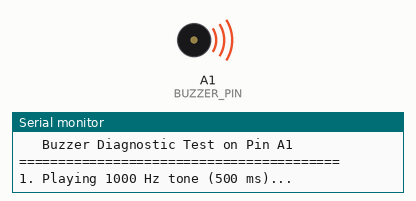
The sketch below on a simulated Arduino Uno, built with avr-gcc and run on an emulated ATmega328P. On the bench: buzzer (waves = sounding), the last lines printed to the serial monitor.

Above: at 0.3 s.
At 3.2 s:
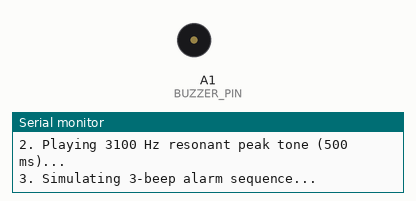
Timing chart, 0 to 5.4 s (numbered marks = the images above):
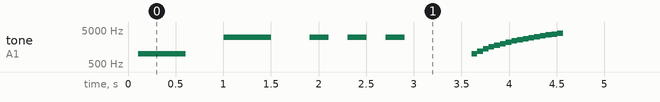

The sketch:

buzzer_test.ino
```cpp
// ==========================================
// STANDALONE BUZZER TEST SKETCH (Pin A1)
// ==========================================

const int BUZZER_PIN = A1;

void setup() {
  Serial.begin(9600);
  pinMode(BUZZER_PIN, OUTPUT);
  Serial.println("=========================================");
  Serial.println("   Buzzer Diagnostic Test on Pin A1      ");
  Serial.println("=========================================");
}

void loop() {
  // Test 1: Standard 1000 Hz tone
  Serial.println("1. Playing 1000 Hz tone (500 ms)...");
  tone(BUZZER_PIN, 1000);
  delay(500);
  noTone(BUZZER_PIN);
  delay(400);

  // Test 2: Louder resonant frequency (3100 Hz)
  Serial.println("2. Playing 3100 Hz resonant peak tone (500 ms)...");
  tone(BUZZER_PIN, 3100);
  delay(500);
  noTone(BUZZER_PIN);
  delay(400);

  // Test 3: 3-Beep Alarm sequence (Simulates timer completion)
  Serial.println("3. Simulating 3-beep alarm sequence...");
  for (int i = 0; i < 3; i++) {
    tone(BUZZER_PIN, 3100);
    delay(200);
    noTone(BUZZER_PIN);
    delay(200);
  }
  delay(500);

  // Test 4: Pitch sweep (Checks passive piezo frequency response)
  Serial.println("4. Sweeping frequencies (1 kHz to 4 kHz)...");
  for (int freq = 1000; freq <= 4000; freq += 200) {
    tone(BUZZER_PIN, freq);
    delay(60);
  }
  noTone(BUZZER_PIN);
  delay(500);

  // Test 5: Direct DC pulse (Tests active buzzers)
  Serial.println("5. Testing direct DC HIGH/LOW pulse...");
  digitalWrite(BUZZER_PIN, HIGH);
  delay(300);
  digitalWrite(BUZZER_PIN, LOW);

  Serial.println("\nCycle complete. Pausing for 3 seconds.\n");
  delay(3000);
}
```

Measured:
- by itself, tone on A1 (BUZZER_PIN): plays 1000 Hz for 0.50 s, 3100 Hz for 0.50 s, 3100 Hz for 0.20 s, 3100 Hz for 0.20 s, 3100 Hz for 0.20 s, 1000 Hz for 0.06 s … (336 notes in this stretch)
